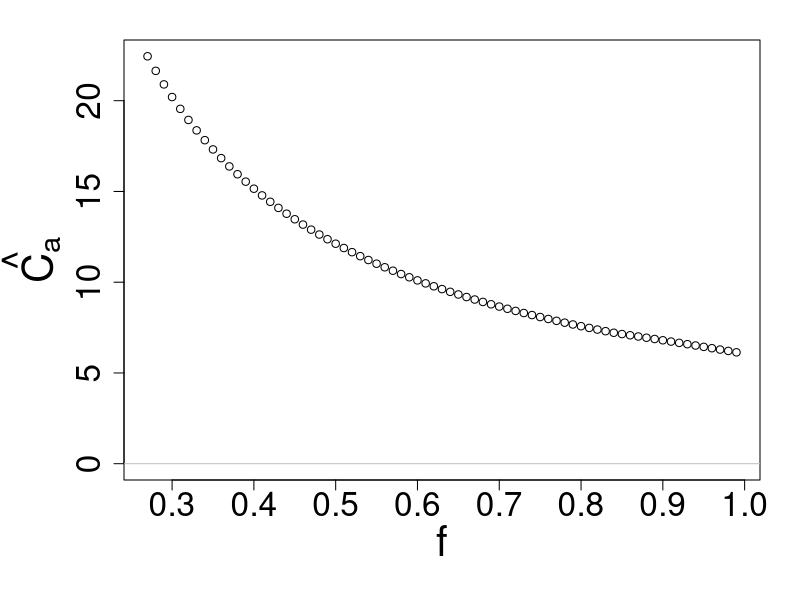
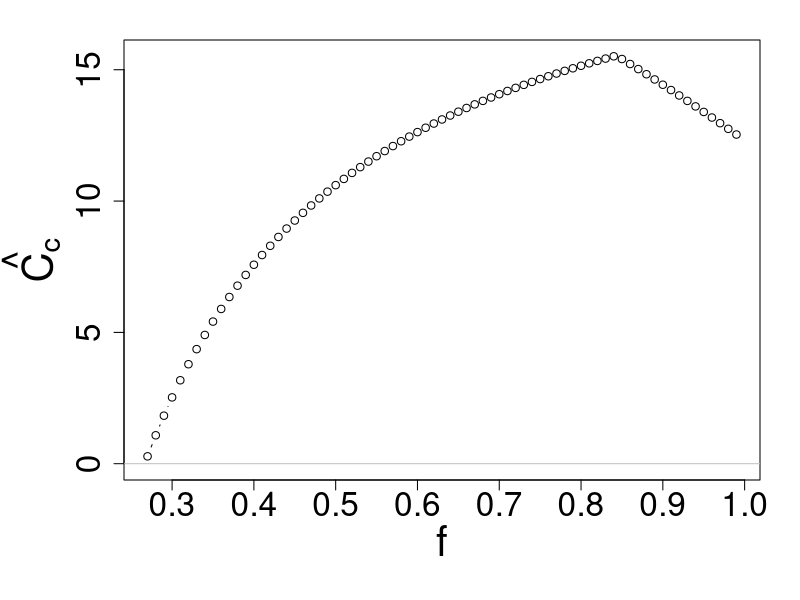
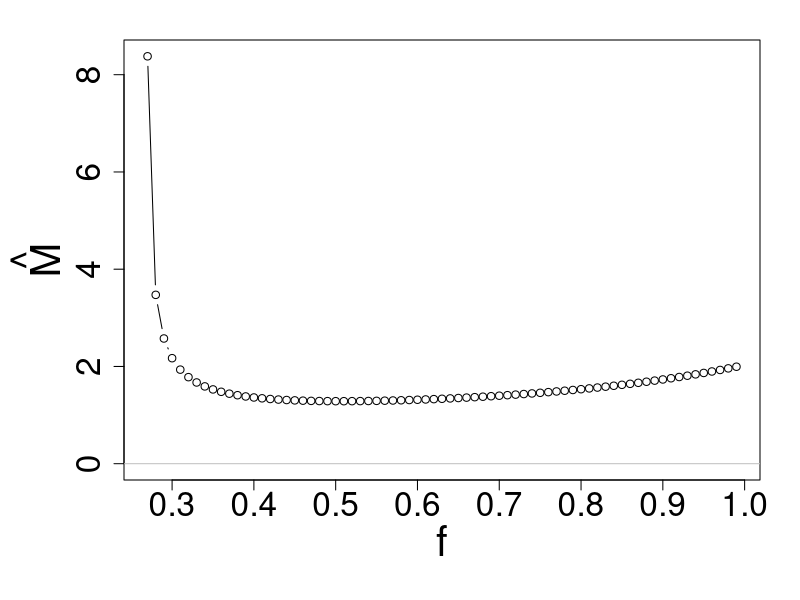
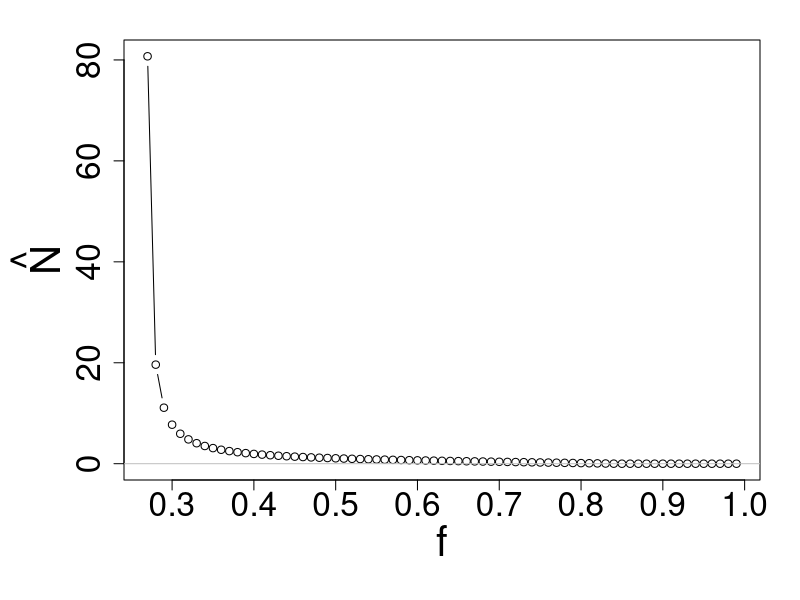
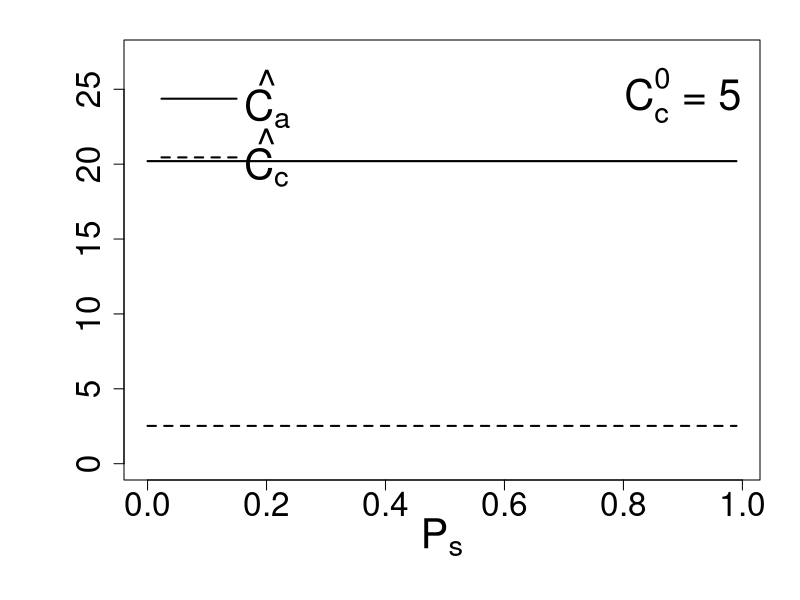
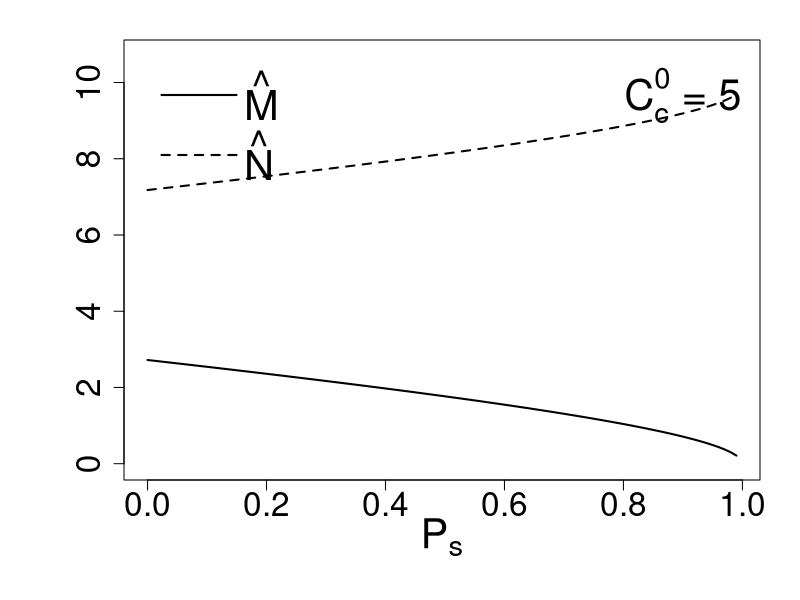

Write R code to recreate these figures, in order.
# This function returns the equlibrium value for mutualist and non-mutualist
CaCcMN_eqm<-function(km,kn,kc,d,bmax,s,f,phi,g,ps,u){
  
  beta1<- -(phi*f)/(g*(1-f))
  beta2<- (km/((bmax*(1-s))-d)) - (kn/((bmax-d)*((1-f))))
  beta<-beta1/(d*beta2)
  
  alp1<- (km*d*u*beta)/((bmax*(1-s))-d)
  alp1<-alp1 - (phi*u/g) -(f*(1-ps)*beta)
  
  alp2<- -((1-ps)*kc*beta*f)-((1-f)*(1-ps)*(beta^2))
  alp3<- -(kc*(1-f)*(1-ps)*(beta^2))
  Meq<- (-alp2 + sqrt((alp2^2)-(4*alp1*alp3)))/(2*alp1)
  Neq<- beta-Meq
  
 # if((is.finite(Meq)&(Meq<0))==T){
 #   Meq<-0
 #   Neq<- beta-Meq
 # }
  
  if((is.finite(Neq)&(Neq<0))==T){
    Neq<-0
  }
  
  
  Caeq<- ((Meq+(Neq*(1-f)))*(Meq+kc)*(1-ps))/(u*(Meq^2))
  Cceq<- phi/(g*(Meq+Neq))
  
  res<-list(Caeq=Caeq,Cceq=Cceq,Meq=Meq,Neq=Neq)
  
  return(res)
}
#---------------------------------------------------------------------------------------------
# Plot equilibrium values of Ca, Cc, M, N against fidelity (f)

# call the function 
km<- 10 # half saturation constant for mutualist 
kn<- 10 # half saturation constant for non-mutualist
kc<- 5 # half saturation constant for allocated carbon
d<- 0.5 # death rate of mutualist and non-mutualist
bmax<- 0.8 # maximum growth rate of symbionts
s<- 0.1 # cost of mutualism
#f<-0.3 # fidelity
phi <- 5 # constant resource value for construction carbon
g<- 0.2 # Rate at which construction carbon is allocated to both symbionts
ps <- 0.3 # P-availability in the soil
u<- 0.4 # Phosphorous uptake per unit of preferentially allocated carbon received by mutualists

#CaCcMN_eqm(km=km,kn=kn,kc=kc,d=d,bmax=bmax,s=s,f=f,phi=phi,g=g,ps=ps,u=u) # you can check the numerical M, N equilibria value with this analytical finding

mylist<-seq(from=0,to=1,by=0.01)
df<-matrix(NA,nrow=length(mylist),ncol=5)
colnames(df)<-c("f","Caeq","Cceq","Meq","Neq")
df<-as.data.frame(df)
for(i in seq_along(mylist)){
  f<-mylist[i]
  cat("i=",i,"\n")
  res<-CaCcMN_eqm(km=km,kn=kn,kc=kc,d=d,bmax=bmax,s=s,f=f,phi=phi,g=g,ps=ps,u=u)
  df$f[i]<-f
  df$Caeq[i]<-res$Caeq
  df$Cceq[i]<-res$Cceq
  df$Meq[i]<-res$Meq
  df$Neq[i]<-res$Neq
}

#df<-na.omit(df)
df<-df[which(df$Caeq>0),]
range(df$f)

#-----------------
pdf("./Results/pdf_fig/Ca_eqm_vs_f.pdf",width=8,height=8)
op<-par(mar=c(6,6.2,2,2))
plot(df$f,df$Caeq,type="b",xlab="f",ylab=expression(hat(C[a])),cex.lab=2.5,cex.axis=2,ylim=c(0,max(df$Caeq)))
abline(h=0,col="grey")
par(op)
dev.off()

pdf("./Results/pdf_fig/Cc_eqm_vs_f.pdf",width=8,height=8)
op<-par(mar=c(6,6.2,2,2))
plot(df$f,df$Cceq,type="b",xlab="f",ylab=expression(hat(C[c])),cex.lab=2.5,cex.axis=2,ylim=c(0,max(df$Cceq)))
abline(h=0,col="grey")
par(op)
dev.off()

pdf("./Results/pdf_fig/M_eqm_vs_f.pdf",width=8,height=8)
op<-par(mar=c(6,6.2,2,2))
plot(df$f,df$Meq,type="b",xlab="f",ylab=expression(hat(M)),cex.lab=2.5,cex.axis=2,ylim=c(0,max(df$Meq)))
abline(h=0,col="grey")
par(op)
dev.off()

pdf("./Results/pdf_fig/N_eqm_vs_f.pdf",width=8,height=8)
op<-par(mar=c(6,6.2,2,2))
plot(df$f,df$Neq,type="b",xlab="f",ylab=expression(hat(N)),cex.lab=2.5,cex.axis=2,ylim=c(0,max(df$Neq)))
abline(h=0,col="grey")
par(op)
dev.off()


#----------------------------------------------------------------------------------------------
# Plot equilibrium values of Ca, Cc, M, N against soil Phosphorous availability (ps)

# call the function 
km<- 10 # half saturation constant for mutualist 
kn<- 10 # half saturation constant for non-mutualist
kc<- 5 # half saturation constant for allocated carbon
d<- 0.5 # death rate of mutualist and non-mutualist
bmax<- 0.8 # maximum growth rate of symbionts
s<- 0.1 # cost of mutualism
f<-0.3 # fidelity
phi <- 5 # constant resource value for construction carbon
g<- 0.2 # Rate at which construction carbon is allocated to both symbionts
#ps <- 0.3 # P-availability in the soil
u<-0.4 # Phosphorous uptake per unit of preferentially allocated carbon received by mutualists

mylist<-seq(from=0,to=0.99,by=0.01)
df<-matrix(NA,nrow=length(mylist),ncol=5)
colnames(df)<-c("ps","Caeq","Cceq","Meq","Neq")
df<-as.data.frame(df)
for(i in seq_along(mylist)){
  ps<-mylist[i]
  res<-CaCcMN_eqm(km=km,kn=kn,kc=kc,d=d,bmax=bmax,s=s,f=f,phi=phi,g=g,ps=ps,u=u)
  df$ps[i]<-ps
  df$Caeq[i]<-res$Caeq
  df$Cceq[i]<-res$Cceq
  df$Meq[i]<-res$Meq
  df$Neq[i]<-res$Neq
}

pdf("./Results/pdf_fig/CaCc_eqm_vs_ps.pdf",width=8,height=8)
op<-par(mar=c(6,6.2,2,2))
ylm<-max(df$Caeq,df$Cceq,na.rm = T)
plot(df$ps,df$Caeq,type="l",xlab=expression(P[s]),ylab="",
     cex.lab=2.5,cex.axis=2,lwd=2,
     ylim=c(0,ylm+7))
lines(df$ps,df$Cceq,cex.lab=2.5,cex.axis=2,lty="dashed",lwd=2)
legend("topleft", c(expression(hat(C[a])),expression(hat(C[c]))), 
       cex = 2.5, lty = c(1, 2), lwd=c(2,2), xpd = TRUE, horiz = F, inset = c(0,0),y.intersp = 1,x.intersp = 0.2,
       bty = "n")

legend("topright", expression(paste("C"[c]^0, " = ", 5)),
        cex = 2.5, horiz = F, inset = c(0,0),
              bty = "n") 
par(op)
dev.off()

pdf("./Results/pdf_fig/MN_eqm_vs_ps.pdf",width=8,height=8)
op<-par(mar=c(6,6.2,2,2))
ylm<-max(df$Meq,df$Neq,na.rm = T)
plot(df$ps,df$Meq,type="l",xlab=expression(P[s]),ylab="",
     cex.lab=2.5,cex.axis=2,lwd=2,
     ylim=c(0,ylm+1))
lines(df$ps,df$Neq,cex.lab=2.5,cex.axis=2,lty="dashed",lwd=2)
legend("topleft", c(expression(hat(M)),expression(hat(N))), 
       cex = 2.5, lty = c(1, 2), lwd=c(2,2), xpd = TRUE, horiz = F, inset = c(0,0),y.intersp = 1.2,x.intersp = 0.2,
       bty = "n")

legend("topright", expression(paste("C"[c]^0, " = ", 5)),
       cex = 2.5, horiz = F, inset = c(0,0),
       bty = "n") 
par(op)
dev.off()







